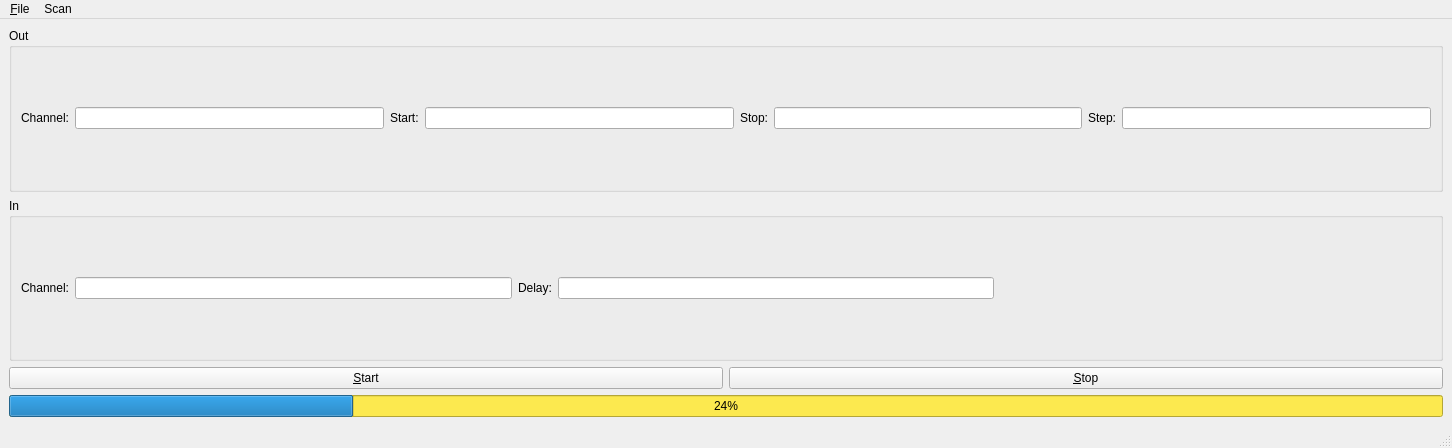
<?xml version="1.0" encoding="UTF-8"?>
<ui version="4.0">
 <class>MainWindow</class>
 <widget class="QMainWindow" name="MainWindow">
  <property name="geometry">
   <rect>
    <x>0</x>
    <y>0</y>
    <width>1452</width>
    <height>448</height>
   </rect>
  </property>
  <property name="windowTitle">
   <string>MainWindow</string>
  </property>
  <widget class="QWidget" name="centralwidget">
   <layout class="QVBoxLayout" name="verticalLayout">
    <item>
     <widget class="QGroupBox" name="groupBox">
      <property name="sizePolicy">
       <sizepolicy hsizetype="Minimum" vsizetype="Preferred">
        <horstretch>0</horstretch>
        <verstretch>0</verstretch>
       </sizepolicy>
      </property>
      <property name="title">
       <string>Out</string>
      </property>
      <layout class="QGridLayout" name="gridLayout">
       <item row="1" column="6">
        <widget class="QLabel" name="label_4">
         <property name="text">
          <string>Step:</string>
         </property>
        </widget>
       </item>
       <item row="1" column="7">
        <widget class="QLineEdit" name="out_step_line"/>
       </item>
       <item row="1" column="5">
        <widget class="QLineEdit" name="out_stop_line"/>
       </item>
       <item row="1" column="4">
        <widget class="QLabel" name="label_3">
         <property name="text">
          <string>Stop:</string>
         </property>
        </widget>
       </item>
       <item row="1" column="0">
        <widget class="QLabel" name="label">
         <property name="text">
          <string>Channel:</string>
         </property>
        </widget>
       </item>
       <item row="1" column="1">
        <widget class="QLineEdit" name="out_channel_line">
         <property name="sizePolicy">
          <sizepolicy hsizetype="Expanding" vsizetype="Fixed">
           <horstretch>0</horstretch>
           <verstretch>0</verstretch>
          </sizepolicy>
         </property>
         <property name="minimumSize">
          <size>
           <width>0</width>
           <height>0</height>
          </size>
         </property>
         <property name="maxLength">
          <number>10</number>
         </property>
        </widget>
       </item>
       <item row="1" column="3">
        <widget class="QLineEdit" name="out_start_line"/>
       </item>
       <item row="1" column="2">
        <widget class="QLabel" name="label_2">
         <property name="text">
          <string>Start:</string>
         </property>
        </widget>
       </item>
      </layout>
     </widget>
    </item>
    <item>
     <widget class="QGroupBox" name="groupBox_2">
      <property name="title">
       <string>In</string>
      </property>
      <layout class="QGridLayout" name="gridLayout_2">
       <item row="0" column="1">
        <widget class="QLineEdit" name="in_channel_line">
         <property name="sizePolicy">
          <sizepolicy hsizetype="Expanding" vsizetype="Fixed">
           <horstretch>0</horstretch>
           <verstretch>0</verstretch>
          </sizepolicy>
         </property>
         <property name="minimumSize">
          <size>
           <width>0</width>
           <height>0</height>
          </size>
         </property>
         <property name="maxLength">
          <number>2</number>
         </property>
        </widget>
       </item>
       <item row="0" column="0">
        <widget class="QLabel" name="label_5">
         <property name="text">
          <string>Channel:</string>
         </property>
        </widget>
       </item>
       <item row="0" column="2">
        <widget class="QLabel" name="label_6">
         <property name="text">
          <string>Delay:</string>
         </property>
        </widget>
       </item>
       <item row="0" column="3">
        <widget class="QLineEdit" name="in_delay_line"/>
       </item>
       <item row="0" column="4">
        <spacer name="horizontalSpacer">
         <property name="orientation">
          <enum>Qt::Horizontal</enum>
         </property>
         <property name="sizeHint" stdset="0">
          <size>
           <width>40</width>
           <height>20</height>
          </size>
         </property>
        </spacer>
       </item>
      </layout>
     </widget>
    </item>
    <item>
     <layout class="QHBoxLayout" name="horizontalLayout">
      <item>
       <widget class="QPushButton" name="start_button">
        <property name="text">
         <string>&amp;Start</string>
        </property>
       </widget>
      </item>
      <item>
       <widget class="QPushButton" name="stop_button">
        <property name="text">
         <string>&amp;Stop</string>
        </property>
       </widget>
      </item>
     </layout>
    </item>
    <item>
     <widget class="QProgressBar" name="progressBar">
      <property name="styleSheet">
       <string notr="true">background-color: rgb(252, 233, 79)</string>
      </property>
      <property name="value">
       <number>24</number>
      </property>
     </widget>
    </item>
   </layout>
  </widget>
  <widget class="QMenuBar" name="menubar">
   <property name="geometry">
    <rect>
     <x>0</x>
     <y>0</y>
     <width>1452</width>
     <height>39</height>
    </rect>
   </property>
   <widget class="QMenu" name="menuFile">
    <property name="title">
     <string>&amp;File</string>
    </property>
    <addaction name="action_Save"/>
    <addaction name="actionOpen_File"/>
   </widget>
   <widget class="QMenu" name="menuScan">
    <property name="title">
     <string>Scan</string>
    </property>
    <addaction name="action_Start"/>
    <addaction name="action_Stop"/>
   </widget>
   <addaction name="menuFile"/>
   <addaction name="menuScan"/>
  </widget>
  <widget class="QStatusBar" name="statusbar"/>
  <action name="action_Save">
   <property name="text">
    <string>&amp;Save</string>
   </property>
   <property name="shortcut">
    <string>Ctrl+S</string>
   </property>
  </action>
  <action name="actionOpen_File">
   <property name="text">
    <string>O&amp;pen File</string>
   </property>
  </action>
  <action name="action_Start">
   <property name="text">
    <string>Start</string>
   </property>
   <property name="shortcut">
    <string>Ctrl+B</string>
   </property>
  </action>
  <action name="action_Stop">
   <property name="text">
    <string>Stop</string>
   </property>
   <property name="shortcut">
    <string>Ctrl+E</string>
   </property>
  </action>
 </widget>
 <tabstops>
  <tabstop>out_channel_line</tabstop>
  <tabstop>out_start_line</tabstop>
  <tabstop>out_stop_line</tabstop>
  <tabstop>out_step_line</tabstop>
  <tabstop>in_channel_line</tabstop>
  <tabstop>in_delay_line</tabstop>
 </tabstops>
 <resources/>
 <connections/>
</ui>
